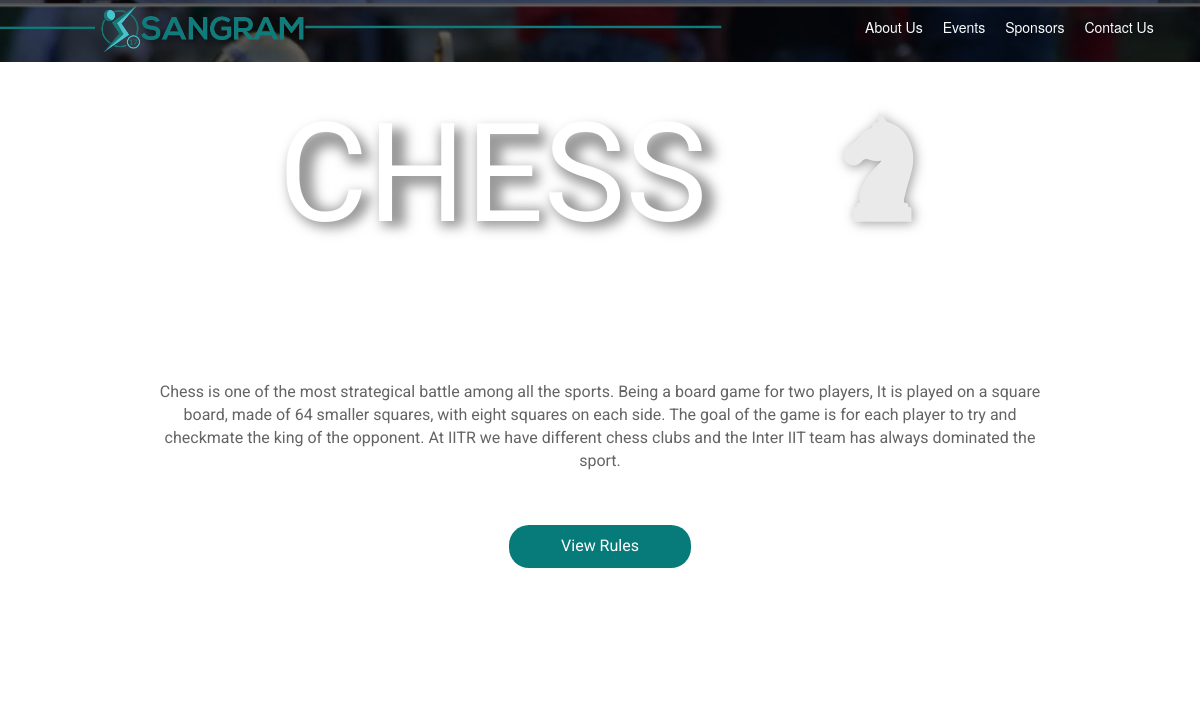
Page /chess/ on the committed database.
### sngm/models.py (models this page shows, shortened)
class Sport(models.Model):
    name = models.CharField(max_length=100,)
    min_number = models.IntegerField(null = True , blank = True)
    max_number = models.IntegerField(null = True , blank = True)
    rules = models.CharField(max_length=500, default="content")
    description = models.CharField(max_length=500, default="content")

### sngm/views.py (the view)
# urls.py: url(r'^(?P<sport_name>[\w\-]+)/$', views.sport_detail, name='detail'),
def sport_detail(request, sport_name):
    try :
        sport = Sport.objects.get(name=sport_name)
        return render(request, 'sngm/sport.html', {'sport' : sport})
    except :
        return render(request,'sngm/status.html', {"status" : "We have encountered an error. Please try  again.."})

### sngm/templates/sngm/sport.html (shortened to what this page needs)
<html>
<head>
      <link href="https://maxcdn.bootstrapcdn.com/bootstrap/3.3.7/css/bootstrap.min.css" rel="stylesheet">
      <link href="https://cdnjs.cloudflare.com/ajax/libs/select2/4.0.3/css/select2.min.css" rel="stylesheet">
      <link rel="stylesheet" href="//netdna.bootstrapcdn.com/font-awesome/4.0.0/css/font-awesome.css">
      <link rel="stylesheet" href="/static/styles/main.css">
      <link rel="stylesheet" href="https://cdnjs.cloudflare.com/ajax/libs/angular-loading-bar/0.9.0/loading-bar.min.css">
    </head>
    <body ng-app="sangram" class="ng-scope">
        <div ng-view="" class="ng-scope">
<div class="row ng-scope">
  <div class="container-fluid">
    <div class="col-md-8">
      <div class="logo">
        <a href="/"><img src="/static/images/logo.png" alt="Sangram 2017" width="95%" style="margin-left: -20px;"></a>
      </div>
    </div>
    <div class=" col-md-4 topnav">
      <ul>
        <li><a href="">About Us</a></li>
        <li><a href="#">Events</a></li>
        <li><a href="/sponsors" target="_BLANK">Sponsors</a></li>
        <li><a href="#">Contact Us</a></li>
      </ul>
    </div>
  </div>
</div>
<div class="row ng-scope" style="background-color: #fff; margin-top: 10px; height: 90vh;">
  <div class="container">
    <div class="col-md-12 text-center">
      <img src="/static/images/heads/{{ sport.name }}.svg" alt="" width="60%" style="margin-top: 30px;">
    </div>
    <div class="col-md-12 text-center">
      <p class="text-center sport-text ng-binding">{{ sport.description }}<br><br>
        <a href="{{ sport.rules }}" target="_BLANK" class="marathon-register">View Rules</a>
      </p>
    </div>
  </div>
</div>
</div>
</body></html>

### sngm/static/styles/main.css (style rules this page uses)
.topnav { padding-top: 17px; }
.topnav ul { list-style-type:none; // float: right; }
.topnav ul li { float: left; }
.topnav ul li a { color: #fafdfe; padding: 0px 10px 0px 10px; transition: 0.4s ease all; }
.marathon-register { display: block; margin: 0 auto; margin-top: 30px; border-radius: 20px; color: #fff; background-color: #077b7a; padding: 10px 30px 10px 30px; width: 20%; transition: 0.4s ease all; }
.sport-text { padding: 100px 100px; font-family: 'Roboto', sans-serif; color: #636464; font-size: 16px; }

### sngm/templates/sngm/sport.html (style rules this page uses)
body { background-image: url('/static/images/home image.png'); background-size: 104%; background-position: -43px; }

### rows in the picture
Sport: name (picture), description "Chess is one of the most strategical battle among all the sports. Being a board game for two players, It is played on a square board, made of 64 smaller squares, with eight squares on each side. The goal of the game is for each player to try and checkmate the king of the opponent. At IITR we have different chess clubs and the Inter IIT team has always dominated the sport."
